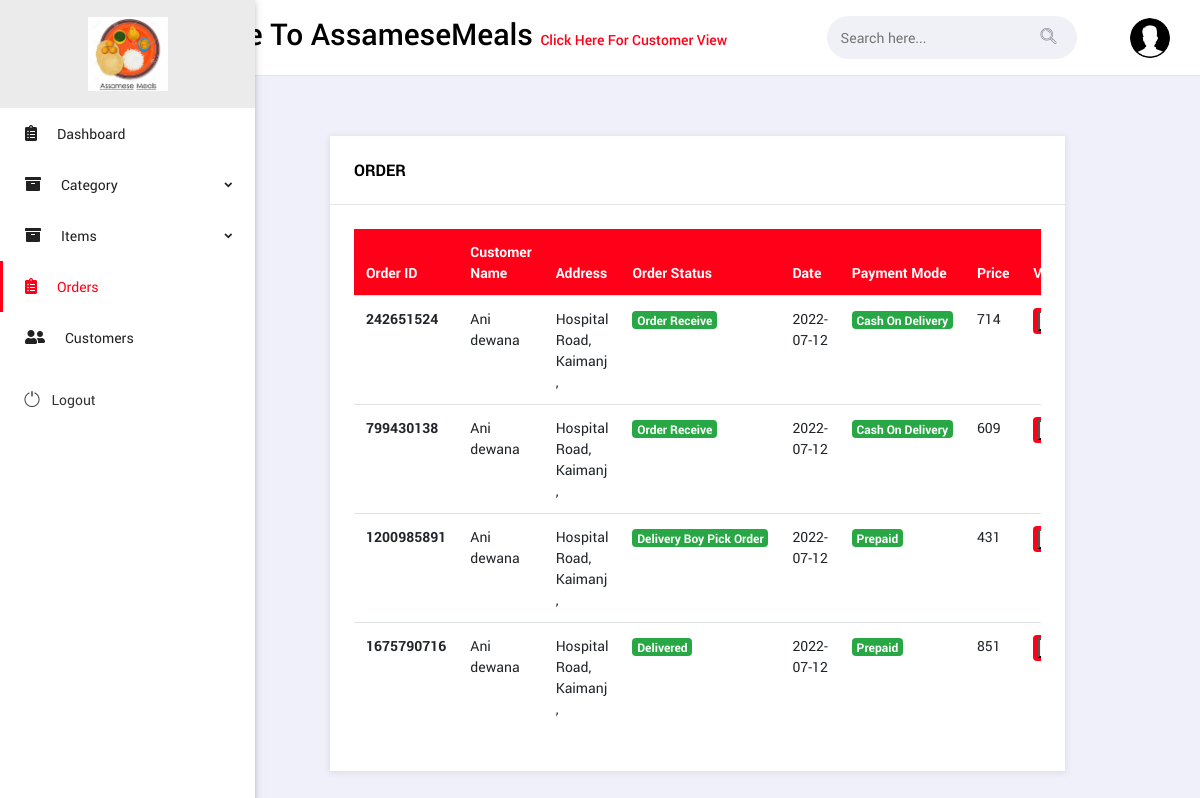
/admin/order.php (signed in), run on the app's committed database.
### tables this page shows
CREATE TABLE `orders` (
  `order_id` int(10) NOT NULL,
  `cust_id` int(10) NOT NULL,
  `amount` int(10) NOT NULL,
  `date` date NOT NULL,
  `payment_mode` int(2) NOT NULL,
  `status` int(2) NOT NULL
);

CREATE TABLE `customer` (
  `cust_id` int(10) NOT NULL,
  `cust_fname` varchar(30) NOT NULL,
  `cust_lname` varchar(30) NOT NULL,
  `cust_password` varchar(30) NOT NULL,
  `email` varchar(30) NOT NULL,
  `phone` int(10) NOT NULL,
  `address` varchar(100) NOT NULL
);

### admin/order.php (the view, shortened to what this page needs)
<?php
include "navbar.php";
$view_orders = mysqli_query($con, "SELECT * FROM `ORDERS` order by date DESC");
?>
<html>
<body class="ms-body ms-aside-left-open ms-primary-theme ms-has-quickbar">
    <main class="body-content">
        <div class="ms-content-wrapper">
            <div class="ms-content-wrapper">
                <div class="row">
                    <div class="col-md-12">
                        <div class="col-12">
                            <div class="ms-panel">
                                <div class="ms-panel-header">
                                    <h6> Order</h6>
                                </div>
                                <div class="ms-panel-body">
                                    <div class="table-responsive">
                                        <table class="table table-hover thead-primary">
                                            <thead>
                                                <tr>
                                                    <th scope="col">Order ID</th>
                                                    <th scope="col">Customer Name</th>
                                                    <th scope="col">Address</th>
                                                    <th scope="col">Order Status</th>
                                                    <th scope="col">Date</th>
                                                    <th scope="col">Payment Mode</th>
                                                    <th scope="col">Price</th>
                                                    <th scope="col">View Bill</th>
                                                </tr>
                                            </thead>
                                            <tbody>
                                                <?php
                                                while ($row = mysqli_fetch_assoc($view_orders)) {
                                                    $cust_name = $row["cust_id"];
                                                    $customer_name = mysqli_query($con, "SELECT cust_fname, cust_lname , address FROM `customer` where cust_id=$cust_name");
                                                    $row1 = mysqli_fetch_assoc($customer_name);
                                                ?>
                                                    <tr>
                                                        <th scope="row"><?php echo $row["order_id"]; ?></th>
                                                        <td><?php echo $row1["cust_fname"] . " " . $row1["cust_lname"]; ?></td>
                                                        <td><?php echo substr($row1["address"], 0, 25); ?></td>
                                                        <td><span class="badge badge-success">
                                                                <?php
                                                                if ($row["status"] == 2) {
                                                                    $status = "Order Receive";
                                                                }
                                                                if ($row["status"] == 3) {
                                                                    $status = "Delivery Boy Pick Order ";
                                                                }
                                                                if ($row["status"] == 4) {
                                                                    $status = "Delivered";
                                                                }
                                                                echo $status; ?></span>
                                                        </td>
                                                        <td><?php echo $row["date"]; ?></td>
                                                        <td><span class="badge badge-success"><?php
                                                        if ($row["payment_mode"] == 1) {
                                                            $pay_mode = "Cash On Delivery";
                                                        } else {
                                                            $pay_mode = "Prepaid";
                                                        }
                                                            echo $pay_mode; ?></span></td>
                                                        <td><?php echo $row["amount"]; ?></td>
                                                        <td><span class="badge badge-primary"><button><a href="invoice.php?id=<?php echo $row["order_id"]; ?>"> View Bill</a></button></span></td>
                                                    <?php
                                                }
                                                    ?>
                                            </tbody>
                                        </table>
                                    </div>
                                </div>
                            </div>
                        </div>
                    </div>
                </div>
            </div>
    </main>
</body>
</html>

### data on the page
orders: order_id "242651524", cust.cust_fname "Ani", cust.cust_lname "dewana", cust.address "Hospital Road, Kaimanj ,", status "Order Receive", date "2022-07-12", payment_mode "Cash On Delivery", amount "714"
orders: order_id "799430138", cust.cust_fname "Ani", cust.cust_lname "dewana", cust.address "Hospital Road, Kaimanj ,", status "Order Receive", date "2022-07-12", payment_mode "Cash On Delivery", amount "609"
orders: order_id "1200985891", cust.cust_fname "Ani", cust.cust_lname "dewana", cust.address "Hospital Road, Kaimanj ,", status "Delivery Boy Pick Order", date "2022-07-12", payment_mode "Prepaid", amount "431"
orders: order_id "1675790716", cust.cust_fname "Ani", cust.cust_lname "dewana", cust.address "Hospital Road, Kaimanj ,", status "Delivered", date "2022-07-12", payment_mode "Prepaid", amount "851"
